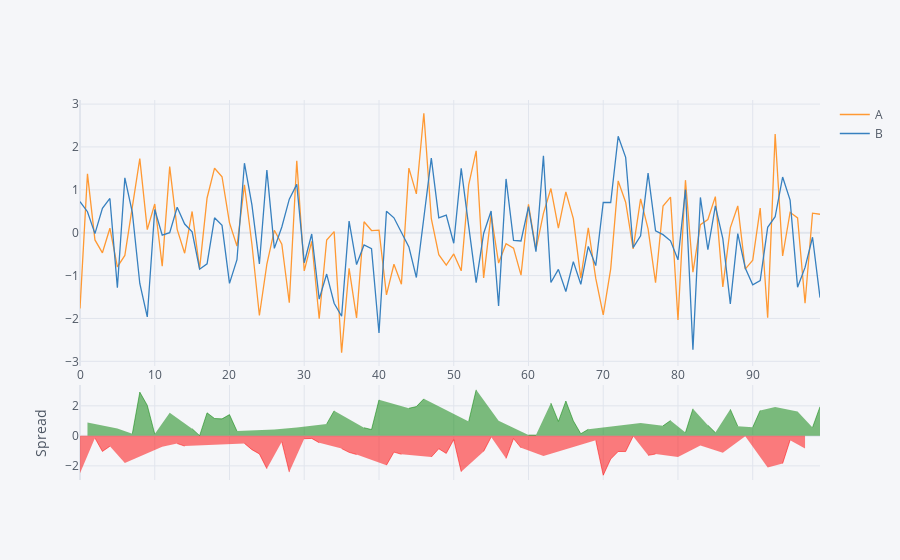

This figure's notebook cell:
### Markdown cell above
## Spread

### Code cell
df[['A','B']].iplot(kind='spread')

### Figure 1 — Plotly figure (JSON) as saved in the notebook; plotly's stock layout.template omitted (floating-point values rounded to 4 significant figures)
{"data": [{"line": {"color": "rgba(255, 153, 51, 1.0)", "dash": "solid", "shape": "linear", "width": 1.3}, "mode": "lines", "name": "A", "text": "", "type": "scatter", "x": [0, 1, 2, 3, 4, 5, 6, 7, 8, 9, 10, 11, 12, 13, 14, 15, 16, 17, 18, 19, 20, 21, 22, 23, 24, 25, 26, 27, 28, 29, 30, 31, 32, 33, 34, 35, 36, 37, 38, 39, 40, 41, 42, 43, 44, 45, 46, 47, 48, 49, 50, 51, 52, 53, 54, 55, 56, 57, 58, 59, 60, 61, 62, 63, 64, 65, 66, 67, 68, 69, 70, 71, 72, 73, 74, 75, 76, 77, 78, 79, 80, 81, 82, 83, 84, 85, 86, 87, 88, 89, 90, 91, 92, 93, 94, 95, 96, 97, 98, 99], "y": [-1.766, 1.372, -0.1686, -0.4687, 0.1052, -0.7962, -0.5298, 0.6146, 1.729, 0.07182, 0.6684, -0.7801, 1.542, 0.07871, -0.4791, 0.495, -0.8365, 0.8101, 1.504, 1.305, 0.2327, -0.3118, 1.118, -0.2694, -1.931, -0.731, 0.05597, -0.267, -1.633, 1.678, -0.8913, -0.2008, -2.006, -0.1689, 0.02507, -2.798, -0.8297, -1.987, 0.2564, 0.05077, 0.06129, -1.45, -0.736, -1.203, 1.508, 0.9044, 2.785, 0.3271, -0.5137, -0.7574, -0.4951, -0.8889, 1.117, 1.908, -1.054, 0.4256, -0.7082, -0.2576, -0.3606, -0.9911, 0.6622, -0.3954, 0.4496, 1.03, 0.1064, 0.9507, 0.3279, -1.06, 0.1154, -1.067, -1.918, -0.8424, 1.208, 0.7106, -0.3783, 0.787, 0.08955, -1.167, 0.6212, 0.8309, -2.035, 1.225, -0.9215, 0.1869, 0.3085, 0.8421, -1.262, 0.1136, 0.6244, -0.8496, -0.641, 0.5746, -1.981, 2.299, -0.5435, 0.4749, 0.3444, -1.644, 0.4553, 0.43]}, {"line": {"color": "rgba(55, 128, 191, 1.0)", "dash": "solid", "shape": "linear", "width": 1.3}, "mode": "lines", "name": "B", "text": "", "type": "scatter", "x": [0, 1, 2, 3, 4, 5, 6, 7, 8, 9, 10, 11, 12, 13, 14, 15, 16, 17, 18, 19, 20, 21, 22, 23, 24, 25, 26, 27, 28, 29, 30, 31, 32, 33, 34, 35, 36, 37, 38, 39, 40, 41, 42, 43, 44, 45, 46, 47, 48, 49, 50, 51, 52, 53, 54, 55, 56, 57, 58, 59, 60, 61, 62, 63, 64, 65, 66, 67, 68, 69, 70, 71, 72, 73, 74, 75, 76, 77, 78, 79, 80, 81, 82, 83, 84, 85, 86, 87, 88, 89, 90, 91, 92, 93, 94, 95, 96, 97, 98, 99], "y": [0.7256, 0.4891, -0.02145, 0.5699, 0.799, -1.285, 1.279, 0.4749, -1.185, -1.965, 0.5418, -0.05674, 0.001862, 0.5927, 0.2022, 0.01849, -0.852, -0.7248, 0.3473, 0.1725, -1.182, -0.6292, 1.62, 0.65, -0.7284, 1.46, -0.3661, 0.1328, 0.7821, 1.127, -0.7003, -0.03094, -1.549, -0.9642, -1.645, -1.949, 0.2694, -0.7433, -0.2861, -0.3709, -2.338, 0.5013, 0.3472, 0.02426, -0.3312, -1.045, 0.3183, 1.738, 0.347, 0.4122, -0.2461, 1.5, 0.1528, -1.164, -0.01726, 0.5073, -1.71, 1.254, -0.1786, -0.1932, 0.6108, -0.4444, 1.793, -1.162, -0.8551, -1.371, -0.6734, -1.202, -0.3212, -0.7678, 0.706, 0.7043, 2.248, 1.757, -0.346, -0.07203, 1.389, 0.0448, -0.0457, -0.1905, -0.6333, 1.007, -2.729, 0.823, -0.3976, 0.6254, -0.1372, -1.659, -0.02176, -0.8234, -1.217, -1.119, 0.126, 0.3721, 1.298, 0.7597, -1.271, -0.8091, -0.1052, -1.514]}, {"connectgaps": false, "fill": "tozeroy", "line": {"color": "green", "dash": "solid", "shape": "linear", "width": 0.5}, "mode": "lines", "name": "Spread", "showlegend": false, "type": "scatter", "x": [0, 1, 2, 3, 4, 5, 6, 7, 8, 9, 10, 11, 12, 13, 14, 15, 16, 17, 18, 19, 20, 21, 22, 23, 24, 25, 26, 27, 28, 29, 30, 31, 32, 33, 34, 35, 36, 37, 38, 39, 40, 41, 42, 43, 44, 45, 46, 47, 48, 49, 50, 51, 52, 53, 54, 55, 56, 57, 58, 59, 60, 61, 62, 63, 64, 65, 66, 67, 68, 69, 70, 71, 72, 73, 74, 75, 76, 77, 78, 79, 80, 81, 82, 83, 84, 85, 86, 87, 88, 89, 90, 91, 92, 93, 94, 95, 96, 97, 98, 99], "xaxis": "x2", "y": ["", 0.8833, "", "", "", 0.4889, "", 0.1397, 2.914, 2.037, 0.1266, "", 1.54, "", "", 0.4765, 0.01551, 1.535, 1.157, 1.132, 1.415, 0.3174, "", "", "", "", 0.4221, "", "", 0.5502, "", "", "", 0.7954, 1.67, "", "", "", 0.5426, 0.4217, 2.399, "", "", "", 1.839, 1.949, 2.466, "", "", "", "", "", 0.9646, 3.072, "", "", 1.002, "", "", "", 0.05139, 0.04896, "", 2.191, 0.9615, 2.322, 1.001, 0.1423, 0.4367, "", "", "", "", "", "", 0.859, "", "", 0.6669, 1.021, "", 0.2185, 1.808, "", 0.7061, 0.2167, "", 1.772, 0.6462, "", 0.5755, 1.693, "", 1.927, "", "", 1.615, "", 0.5605, 1.944], "yaxis": "y2"}, {"connectgaps": false, "fill": "tozeroy", "line": {"color": "red", "dash": "solid", "shape": "linear", "width": 0.5}, "mode": "lines", "name": "Spread", "showlegend": false, "type": "scatter", "x": [0, 1, 2, 3, 4, 5, 6, 7, 8, 9, 10, 11, 12, 13, 14, 15, 16, 17, 18, 19, 20, 21, 22, 23, 24, 25, 26, 27, 28, 29, 30, 31, 32, 33, 34, 35, 36, 37, 38, 39, 40, 41, 42, 43, 44, 45, 46, 47, 48, 49, 50, 51, 52, 53, 54, 55, 56, 57, 58, 59, 60, 61, 62, 63, 64, 65, 66, 67, 68, 69, 70, 71, 72, 73, 74, 75, 76, 77, 78, 79, 80, 81, 82, 83, 84, 85, 86, 87, 88, 89, 90, 91, 92, 93, 94, 95, 96, 97, 98, 99], "xaxis": "x2", "y": [-2.492, "", -0.1472, -1.039, -0.6937, "", -1.809, "", "", "", "", -0.7233, "", -0.514, -0.6813, "", "", "", "", "", "", "", -0.5019, -0.9194, -1.203, -2.191, "", -0.3998, -2.415, "", -0.1911, -0.1699, -0.457, "", "", -0.8496, -1.099, -1.243, "", "", "", -1.951, -1.083, -1.227, "", "", "", -1.411, -0.8607, -1.17, -0.2491, -2.389, "", "", -1.037, -0.0817, "", -1.511, -0.182, -0.7979, "", "", -1.344, "", "", "", "", "", "", -0.2991, -2.624, -1.547, -1.04, -1.046, -0.0323, "", -1.3, -1.212, "", "", -1.401, "", "", -0.6361, "", "", -1.125, "", "", -0.02615, "", "", -2.107, "", -1.842, -0.2848, "", -0.8352, "", ""], "yaxis": "y2"}], "layout": {"hovermode": "x", "legend": {"bgcolor": "#F5F6F9", "font": {"color": "#4D5663"}}, "paper_bgcolor": "#F5F6F9", "plot_bgcolor": "#F5F6F9", "title": {"font": {"color": "#4D5663"}}, "xaxis": {"gridcolor": "#E1E5ED", "showgrid": true, "tickfont": {"color": "#4D5663"}, "title": {"font": {"color": "#4D5663"}, "text": ""}, "zerolinecolor": "#E1E5ED"}, "xaxis2": {"anchor": "y2", "gridcolor": "#E1E5ED", "showgrid": true, "showticklabels": false, "tickfont": {"color": "#4D5663"}, "title": {"font": {"color": "#4D5663"}, "text": ""}, "zerolinecolor": "#E1E5ED"}, "yaxis": {"domain": [0.3, 1], "gridcolor": "#E1E5ED", "showgrid": true, "tickfont": {"color": "#4D5663"}, "title": {"font": {"color": "#4D5663"}, "text": ""}, "zerolinecolor": "#E1E5ED"}, "yaxis2": {"domain": [0, 0.25], "gridcolor": "#E1E5ED", "showgrid": true, "tickfont": {"color": "#4D5663"}, "title": {"font": {"color": "#4D5663"}, "text": "Spread"}, "zerolinecolor": "#E1E5ED"}}}
